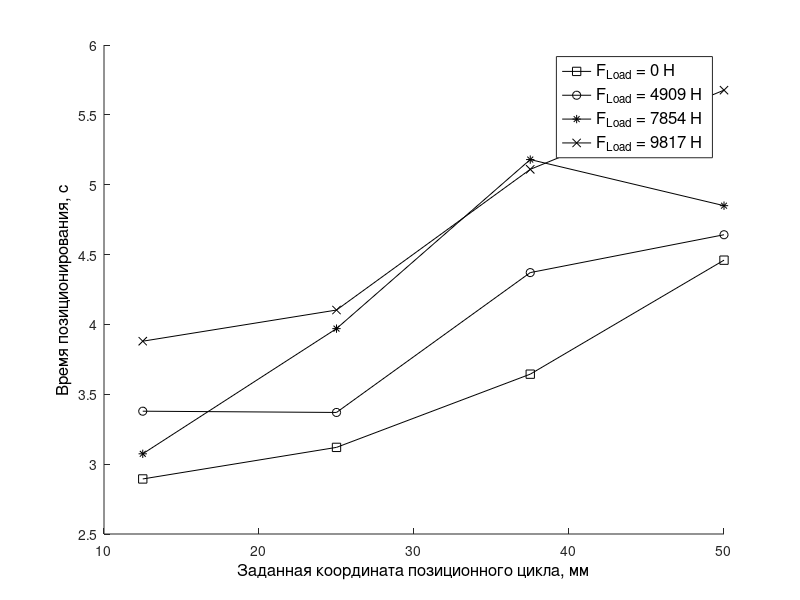

Reproduce this figure in MATLAB. (Note: this script raises an error after producing the figure.)
clc;
clear all;

dt1_1 = 7.29 - 4.896 +0.5
dt1_2 = 7.57 - 5.45 + 1
dt1_3 = 8.08 - 5.936 + 1.5
dt1_4 = 8.83 - 6.37 + 2

dt2_1 = 7.78 - 4.901 + 0.5
dt2_2 = 7.8 - 5.43 + 1
dt2_3 = 8.46 -5.589 + 1.5
dt2_4 = 9.1 - 6.458 + 2

dt3_1 = 7.53 - 4.956 + 0.5
dt3_2 = 8.37 - 5.4 + 1 
dt3_3 = 9.64 - 5.96 + 1.5
dt3_4 = 9.26 - 6.41 + 2

dt4_1 = 8.31 - 4.93 + 0.5
dt4_2 = 8.5 - 5.397 + 1
dt4_3 = 9.52 - 5.91 + 1.5
dt4_4 = 10.07 - 6.3933 + 2
 

hold on
plot([12.5, 25, 37.5, 50], [dt1_1, dt1_2, dt1_3, dt1_4], '-squarek', 'LineWidth', 0.5);

plot([12.5, 25, 37.5, 50], [dt2_1, dt2_2, dt2_3, dt2_4], '-ok', 'LineWidth', 0.5);

plot([12.5, 25, 37.5, 50], [dt3_1, dt3_2, dt3_3, dt3_4], '-*k', 'LineWidth', 0.5);

plot([12.5, 25, 37.5, 50], [dt4_1, dt4_2, dt4_3, dt4_4], '-xk', 'LineWidth', 0.5);


xlabel('Заданная координата позиционного цикла, мм', 'FontSize', 12, 'Color','k'); 
ylabel('Время позиционирования, с', 'FontSize', 12, 'Color','k');
legend('F_L_o_a_d = 0 Н', 'F_L_o_a_d = 4909 Н', 'F_L_o_a_d = 7854 Н', 'F_L_o_a_d = 9817 Н', 'FontSize', 12);
ax = gca;
ax.YAxis(1).Color = 'k';

grid on
grid minor

hold off

%exportgraphics(gca,'ЧБ/calk_time.jpg','Resolution',300)
set(gcf, 'Color', 'w')
export_fig ЧБ/calk_time.png -painters -m3
